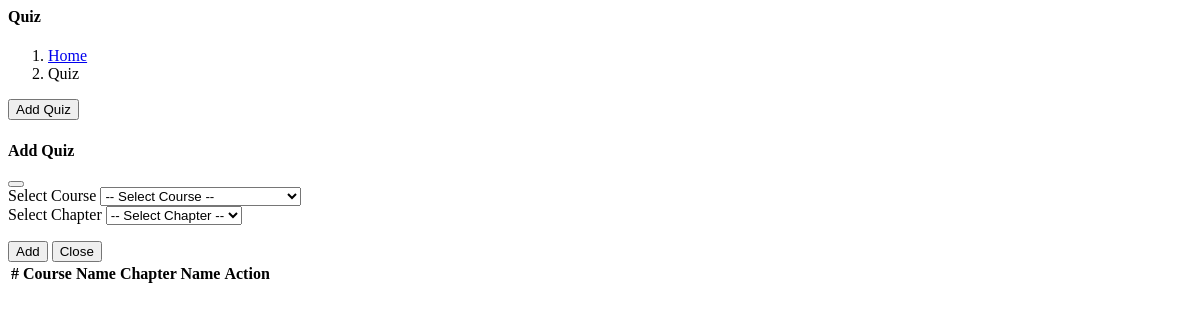
Before: /addquiz.php (signed in) with the older database file.
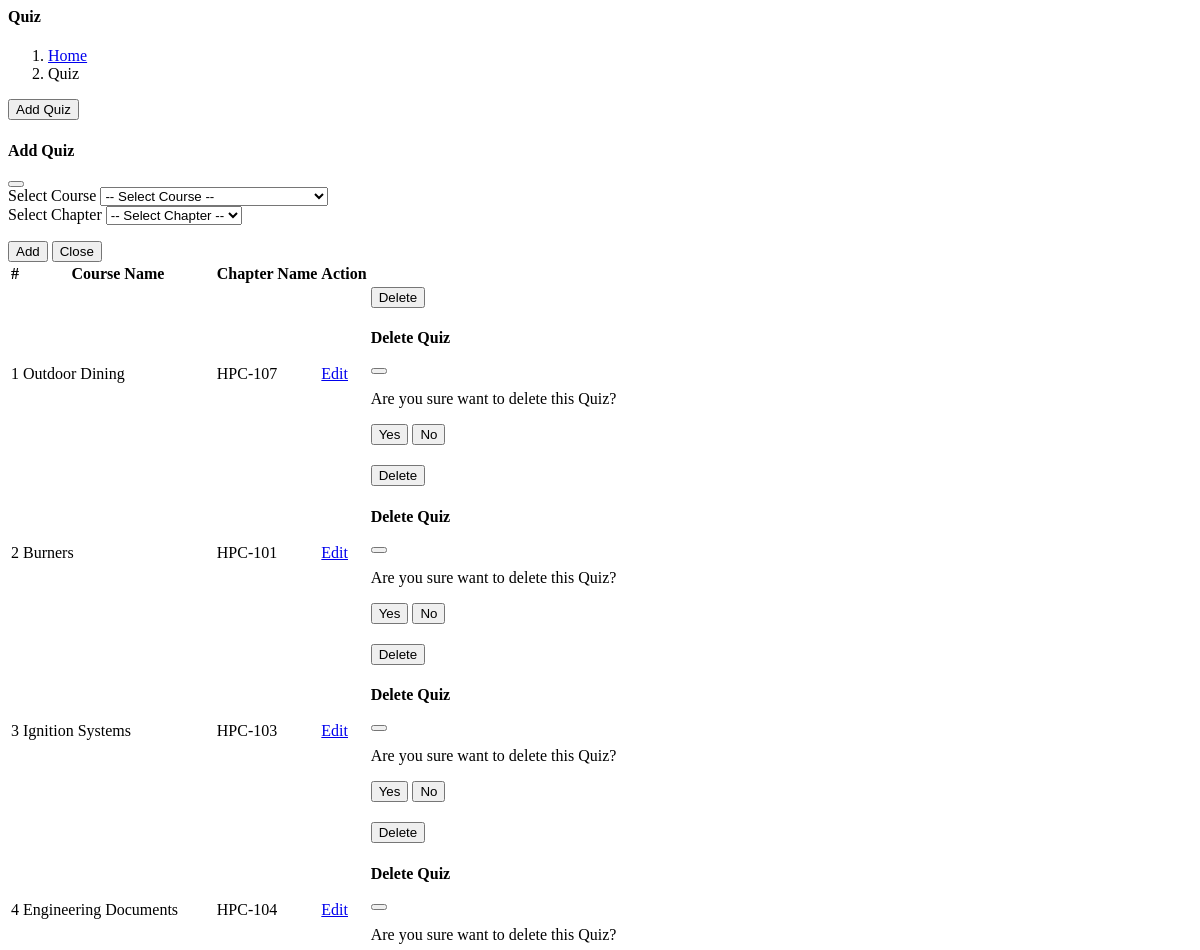
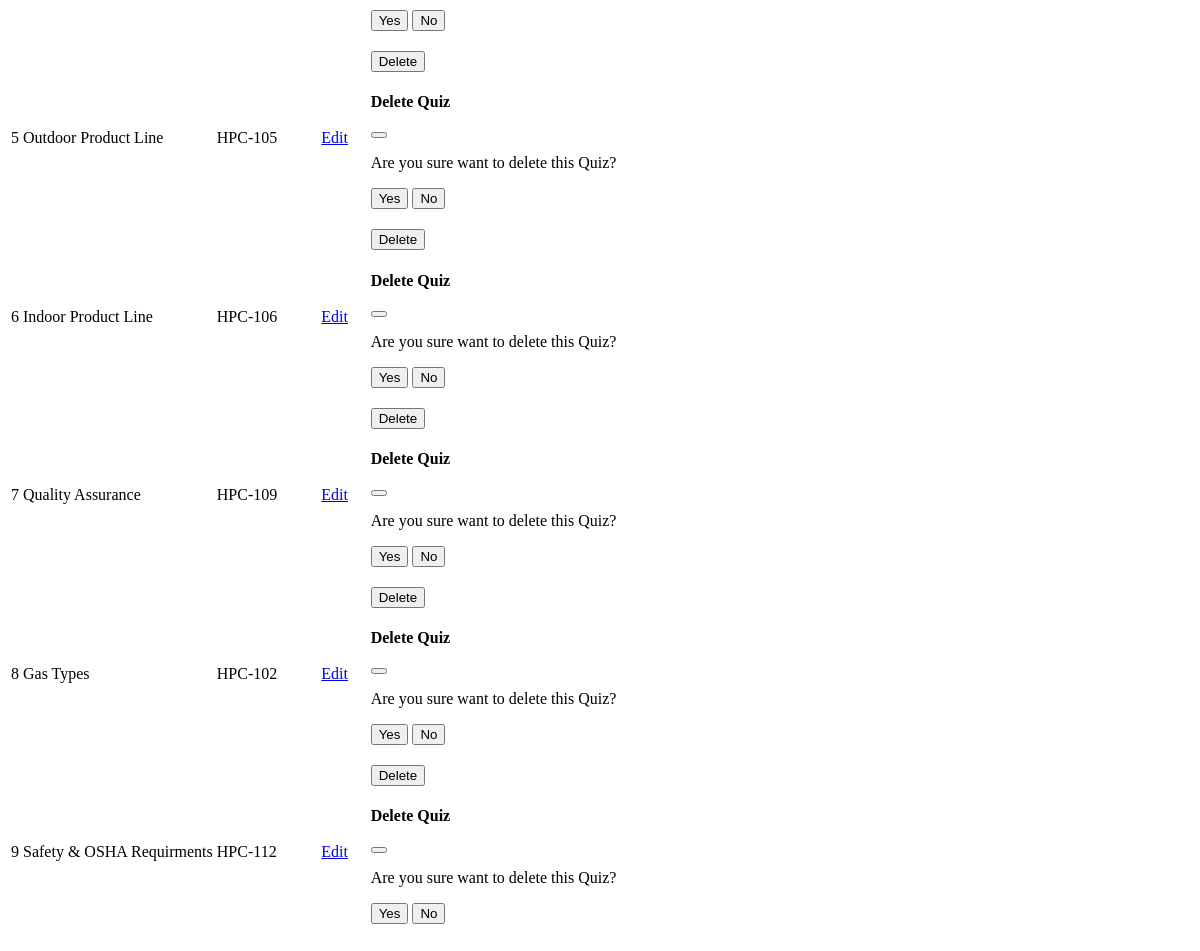
After: the same page with the newer database file (2 pictures, top to bottom).
### tables this page shows
CREATE TABLE `quiz` (
  `quiz_id` int(11) NOT NULL AUTO_INCREMENT,
  `courseid` int(11) NOT NULL,
  `chapter_id` int(11) NOT NULL,
  `created_by` int(11) NOT NULL,
  PRIMARY KEY (`quiz_id`)
);

CREATE TABLE `courses` (
  `courseid` int(11) NOT NULL AUTO_INCREMENT,
  `course_code` varchar(30) NOT NULL,
  `course_name` text NOT NULL,
  `description` text NOT NULL,
  `photo` varchar(100) DEFAULT NULL,
  `createdby` varchar(100) NOT NULL,
  `status` varchar(10) NOT NULL,
  PRIMARY KEY (`courseid`),
  UNIQUE KEY `course_code` (`course_code`)
);

CREATE TABLE `coursedetails` (
  `chapter_id` int(11) NOT NULL AUTO_INCREMENT,
  `courseid` int(11) NOT NULL,
  `chaptername` text NOT NULL,
  `chaptersummary` text NOT NULL,
  `videopath` varchar(100) DEFAULT NULL,
  `pdfpath` varchar(100) DEFAULT NULL,
  `pptxpath` varchar(100) DEFAULT NULL,
  `createdby` int(11) NOT NULL,
  PRIMARY KEY (`chapter_id`)
);

### addquiz.php (the view, shortened to what the changed rows need)
<div class="main-content">
    <div class="page-content">
        <div class="container-fluid">
            <div class="row">
                <div class="col-12">
                    <div class="card">
                        <div class="card-bod table-responsive">
                            <?php
                            $sel2=mysqli_query($conn01,"select user_id  from userlogin where username='".$_SESSION['username']."'");
                            $row2=mysqli_fetch_array($sel2);
                              $query_run="select courses.*,coursedetails.*,quiz.* from courses,coursedetails,quiz where courses.courseid=coursedetails.courseid && quiz.chapter_id =coursedetails.chapter_id && coursedetails.createdby=quiz.created_by && quiz.created_by=".$row2['user_id']."";
                              $sql_query_run=mysqli_query($conn01,$query_run);
                            ?>
                            <table id="datatable" class="table table-bordered   nowrap w-100">
                                <thead>
                                <tr>
                                    <th>#</th>
                                    <th>Course Name</th>
                                    <th>Chapter Name</th>
                                    <th class="sort_del1">Action</th>
                                    <th class="sort_del2"></th>
                                </tr>
                                </thead>
                                <tbody>
                                   <?php
                                   if(mysqli_num_rows($sql_query_run) > 0)
                                   {
                                        $i=1;
                                       while($rownum = mysqli_fetch_assoc($sql_query_run))
                                       {
                                   ?>
                                <tr>
                                    <td><?php echo $i; ?></td>
                                    <td><?php echo $rownum['course_name']; ?></td>
                                    <td><?php echo $rownum['chaptername']; ?></td>
                                    <td >
                                <div class="d-flex justify-content-evenly flex-wrap gap-2">
                                <a href="editquiz-<?php echo $rownum['quiz_id']; ?>" class="btn btn-success waves-effect waves-light edit_btn">
                                <i class="mdi mdi-pencil  font-size-18 align-middle me-2"></i>Edit</a>
                                </div>
                            </td>
                                    <td><div class="d-flex justify-content-evenly flex-wrap gap-2 ">
                                <button type="button" class="btn btn-danger waves-effect waves-light" data-bs-toggle="modal" data-bs-target="#QuizDelete<?php echo $rownum['quiz_id']; ?>">
                                <i class="mdi mdi-trash-can  font-size-18 align-middle me-2"></i> Delete
                                </button></div>
                            <div class="modal" id="QuizDelete<?php echo $rownum['quiz_id']; ?>">
                                    <div class="modal-dialog modal-dialog-centered">
                                        <div class="modal-content">
                                            <div class="modal-header">
                                                <h4 class="modal-title">Delete Quiz</h4>
                                                <button type="button" class="btn-close" data-bs-dismiss="modal"></button>
                                            </div>
                                            <div class="modal-body">
                                            <p><div class="alert alert-warning">Are you sure want to delete this Quiz?</p>
                                            </div>
                                            <div class="modal-footer ">
                                            <form method="post">
                                                <button type="submit" name="deletequiz<?php echo $rownum['quiz_id']; ?>" id="addadmin_btn"class="btn btn-success ">Yes</button>
                                                <button type="button" class="btn btn-secondary" data-bs-dismiss="modal">No</button>
                                            </form>
                                            </div>
                                        </div>
                                    </div>
                                </div>
                            </td>
                                </tr>
                                <?php
                                $i=$i+1;
                                       }
                                    }
                                ?>
                                </tbody>
                            </table>
                        </div>
                    </div>
                </div>
            </div>
        </div>
    </div>

Changed rows visible on the page:
added quiz: courseid.course_name "Outdoor Dining", chapter.chaptername "HPC-107"
added quiz: courseid.course_name "Burners", chapter.chaptername "HPC-101"
added quiz: courseid.course_name "Ignition Systems", chapter.chaptername "HPC-103"
added quiz: courseid.course_name "Engineering Documents", chapter.chaptername "HPC-104"
added quiz: courseid.course_name "Outdoor Product Line", chapter.chaptername "HPC-105"
added quiz: courseid.course_name "Indoor Product Line", chapter.chaptername "HPC-106"
added quiz: courseid.course_name "Quality Assurance", chapter.chaptername "HPC-109"
added quiz: courseid.course_name "Gas Types", chapter.chaptername "HPC-102"
added quiz: courseid.course_name "Safety & OSHA Requirments", chapter.chaptername "HPC-112"
